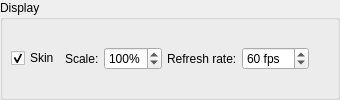
         <widget class="QGroupBox" name="groupBox">
          <property name="title">
           <string>Display</string>
          </property>
          <layout class="QVBoxLayout" name="verticalLayout">
           <property name="spacing">
            <number>5</number>
           </property>
           <property name="leftMargin">
            <number>8</number>
           </property>
           <property name="topMargin">
            <number>8</number>
           </property>
           <property name="rightMargin">
            <number>8</number>
           </property>
           <property name="bottomMargin">
            <number>8</number>
           </property>
           <item>
            <layout class="QHBoxLayout" name="horizontalLayout_21">
             <item>
              <widget class="QCheckBox" name="checkSkin">
               <property name="text">
                <string>Skin</string>
               </property>
               <property name="checked">
                <bool>true</bool>
               </property>
              </widget>
             </item>
             <item>
              <widget class="QLabel" name="label_5">
               <property name="text">
                <string>Scale:</string>
               </property>
              </widget>
             </item>
             <item>
              <widget class="QSpinBox" name="scaleLCD">
               <property name="suffix">
                <string>%</string>
               </property>
               <property name="minimum">
                <number>50</number>
               </property>
               <property name="maximum">
                <number>410</number>
               </property>
               <property name="singleStep">
                <number>25</number>
               </property>
               <property name="value">
                <number>100</number>
               </property>
              </widget>
             </item>
             <item>
              <widget class="QLabel" name="label_2">
               <property name="text">
                <string>Refresh rate:</string>
               </property>
              </widget>
             </item>
             <item>
              <widget class="QSpinBox" name="refreshLCD">
               <property name="suffix">
                <string> fps</string>
               </property>
               <property name="minimum">
                <number>5</number>
               </property>
               <property name="maximum">
                <number>120</number>
               </property>
               <property name="value">
                <number>60</number>
               </property>
               <property name="displayIntegerBase">
                <number>10</number>
               </property>
              </widget>
             </item>
             <item>
              <spacer name="horizontalSpacer_15">
               <property name="orientation">
                <enum>Qt::Horizontal</enum>
               </property>
               <property name="sizeHint" stdset="0">
                <size>
                 <width>20</width>
                 <height>20</height>
                </size>
               </property>
              </spacer>
             </item>
            </layout>
           </item>
          </layout>
         </widget>
